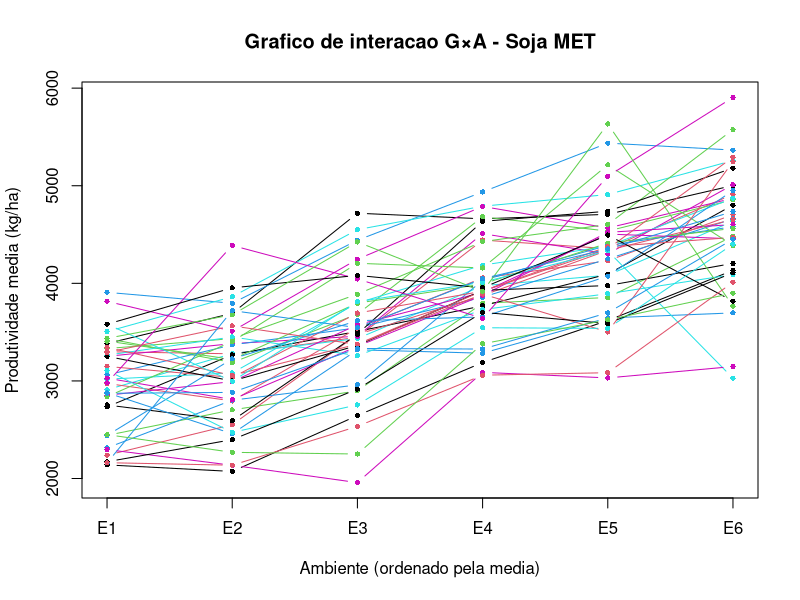

Source code (R):
# =============================================================================
# GMP0164 - Biometria da Interacao Genotipos x Ambientes
# Aula 2: ANOVA Conjunta e Componentes de Variancia em G×A
# Dados: soy_MET.txt - 40 genotipos x 6 ambientes x 3 blocos (DBC)
#
# Modelo assumido (Cruz, Regazzi e Carneiro, 2012 - caso c):
#   Ambientes (A)                          : FIXOS
#   Genotipos (G), G×A, Blocos e Erro      : ALEATORIOS
#
# E(QM) sob esse modelo:
#   E(QM_Erro)   = s2
#   E(QM_GxA)    = s2 + K*l*s2_ga     onde l = J/(J-1)
#   E(QM_G)      = s2 + J*K*s2_g      [s2_ga NAO aparece aqui]
#   E(QM_B(A))   = s2 + I*s2_ba
#   E(QM_A)      = s2 + K*l*s2_ga + I*s2_ba + I*K*phi_a
#
# Testes F corretos:
#   F(G)   = QM_G   / QM_E      [denominador = QM_E, nao QM_GxA]
#   F(GxA) = QM_GxA / QM_E
#   F(A)   = QM_A   / QM_B(A)
# =============================================================================

dat <- read.table("soy_MET.txt", header = TRUE, sep = "\t") #mude o seu diretorio aqui.
dat$gen   <- factor(dat$gen)
dat$env   <- factor(dat$env)
dat$block <- factor(dat$block)

str(dat)
summary(dat)

# =============================================================================
# 1. TABELA DE MEDIAS E GRAFICO DE INTERACAO
# =============================================================================

# Matriz de medias genotipo x ambiente (media sobre os K blocos)
means_ge <- tapply(dat$y, list(dat$gen, dat$env), mean)

# Medias marginais por ambiente (ordenadas crescentemente)
cat("Medias por ambiente (kg/ha):\n")
print(round(sort(colMeans(means_ge)), 1))

# Top 10 genotipos pela media geral sobre todos os ambientes
cat("\nTop 10 genotipos pela media geral (kg/ha):\n")
geno_means <- sort(rowMeans(means_ge), decreasing = TRUE)
print(round(head(geno_means, 10), 1))

# Grafico de interacao: cada linha = um genotipo
# Ambientes ordenados pela media para facilitar leitura visual
# Linhas paralelas  -> interacao simples  (magnitude muda, ranking preservado)
# Cruzamento        -> interacao complexa (mudanca de ranking entre ambientes)
env_order <- order(colMeans(means_ge))

matplot(
  x    = seq_len(ncol(means_ge)),
  y    = t(means_ge[, env_order]),
  type = "b", pch = 16, lty = 1, cex = 0.7,
  xaxt = "n",
  xlab = "Ambiente (ordenado pela media)",
  ylab = "Produtividade media (kg/ha)",
  main = "Grafico de interacao G×A - Soja MET"
)
axis(1, at = seq_len(ncol(means_ge)),
     labels = colnames(means_ge)[env_order])

# =============================================================================
# 2. ANOVA CONJUNTA (DBC, ambientes fixos)
# =============================================================================

# O aov() calcula SQ corretamente para dados balanceados.
# Porem, seus testes F internos assumem modelo fixo.
# Os testes F corretos para o modelo misto (A fixo) sao calculados manualmente.

fit <- aov(y ~ env + env:block + gen + gen:env, data = dat)
tab <- anova(fit)

# Dimensoes do experimento
I <- nlevels(dat$gen)    # numero de genotipos
J <- nlevels(dat$env)    # numero de ambientes
K <- nlevels(dat$block)  # numero de blocos por ambiente
l <- J / (J - 1)         # coeficiente lambda (Cruz et al., 2012)

cat("\nGraus de liberdade:\n")
cat("  Ambiente       :", J - 1, "\n")
cat("  Bloco(Ambiente):", J * (K - 1), "\n")
cat("  Genotipo       :", I - 1, "\n")
cat("  G×A            :", (I - 1) * (J - 1), "\n")
cat("  Erro           :", J * (I - 1) * (K - 1), "\n")
cat("  Total          :", I * J * K - 1, "\n")

# Extrair quadrados medios
MS     <- setNames(tab[, "Mean Sq"], rownames(tab))
QM_E   <- as.numeric(MS["Residuals"])
QM_GxA <- as.numeric(MS["env:gen"])
QM_G   <- as.numeric(MS["gen"])
QM_BA  <- as.numeric(MS["env:block"])
QM_A   <- as.numeric(MS["env"])

# Graus de liberdade para os testes F
df_G   <- I - 1
df_GxA <- (I - 1) * (J - 1)
df_E   <- J * (I - 1) * (K - 1)
df_BA  <- J * (K - 1)
df_A   <- J - 1

# Estatisticas F e p-valores
F_G   <- QM_G   / QM_E
F_GxA <- QM_GxA / QM_E
F_A   <- QM_A   / QM_BA

p_G   <- pf(F_G,   df_G,   df_E,  lower.tail = FALSE)
p_GxA <- pf(F_GxA, df_GxA, df_E,  lower.tail = FALSE)
p_A   <- pf(F_A,   df_A,   df_BA, lower.tail = FALSE)

# Funcao auxiliar para formatar p-valores
fmt_p <- function(p) ifelse(p < 0.0001, "< 0.0001", sprintf("%.4f", p))

cat("\n--- ANOVA conjunta (modelo misto: A fixo) ---\n")
cat(sprintf("  %-15s | %4s | %12s | %8s | %s\n",
            "Fonte", "GL", "QM", "F", "p"))
cat(sprintf("  %-15s | %4d | %12.1f | %8.3f | %s\n",
            "Ambiente",  df_A,   QM_A,   F_A,   fmt_p(p_A)))
cat(sprintf("  %-15s | %4d | %12.1f | %8s | %s\n",
            "Bloco(Amb)", df_BA, QM_BA,  "---", "---"))
cat(sprintf("  %-15s | %4d | %12.1f | %8.3f | %s\n",
            "Genotipo",  df_G,   QM_G,   F_G,   fmt_p(p_G)))
cat(sprintf("  %-15s | %4d | %12.1f | %8.3f | %s\n",
            "G×A",       df_GxA, QM_GxA, F_GxA, fmt_p(p_GxA)))
cat(sprintf("  %-15s | %4d | %12.1f | %8s | %s\n",
            "Erro",      df_E,   QM_E,   "---", "---"))

# =============================================================================
# 3. COMPONENTES DE VARIANCIA (modelo misto, A fixo)
#    Metodo dos momentos - Cruz, Regazzi e Carneiro (2012), caso c
# =============================================================================

# Estimadores:
#   s2    = QM_E
#   s2_ga = (QM_GxA - QM_E) * (J-1) / (K*J)    [denominador = K*l = K*J/(J-1)]
#   s2_g  = (QM_G   - QM_E) / (J*K)             [sem s2_ga no numerador]
#   s2_ba = (QM_BA  - QM_E) / I

s2    <- QM_E
s2_ga <- (QM_GxA - QM_E) * (J - 1) / (K * J)
s2_g  <- (QM_G   - QM_E) / (J * K)
s2_ba <- (QM_BA  - QM_E) / I

vc <- c(s2_g = s2_g, s2_ga = s2_ga, s2_ba = s2_ba, s2 = s2)

cat("\nComponentes de variancia (metodo dos momentos, A fixo):\n")
print(round(vc, 1))

# Proporcoes relativas
# Valores negativos (possivel em amostras finitas) sao truncados em zero
# apenas para o calculo das proporcoes; os valores brutos sao mantidos acima.
vc_pos <- pmax(vc, 0)
sP2    <- sum(vc_pos)

cat("\nProporcao relativa (%):\n")
print(round(100 * vc_pos / sP2, 1))

# Comparacao didatica: efeito do modelo sobre s2_ga
# Sob ambientes fixos, denominador = K*l > K => s2_ga estimada e MENOR
# pois parte da variacao de G×A e absorvida pelos efeitos fixos de ambiente
cat(sprintf(
  "\nComparacao s2_ga: A fixo = %.1f | A aleatorio = %.1f\n",
  (QM_GxA - QM_E) * (J - 1) / (K * J),   # modelo misto (correto aqui)
  (QM_GxA - QM_E) / K                      # modelo totalmente aleatorio
))

# =============================================================================
# 4. CORRELACAO GENETICA HOMOGENEA ENTRE AMBIENTES
# =============================================================================

# Sob o modelo aleatorio independente:
#   u_ij = g_i + (ga)_ij  (valor genetico especifico do ambiente j)
#   Var(u_ij)          = s2_g + s2_ga
#   Cov(u_ij, u_ij')   = s2_g        (j != j')
#
# => rg = s2_g / (s2_g + s2_ga)
#
# rg -> 1: ranking estavel entre ambientes -> adaptacao ampla viavel
# rg -> 0: ranking instavel               -> recomendacao regionalizada necessaria

rg <- vc_pos["s2_g"] / (vc_pos["s2_g"] + vc_pos["s2_ga"])

cat("\nCorrelacao genetica homogenea entre ambientes (rg):", round(rg, 3), "\n")
cat("Razao s2_ga / s2_g (indice de complexidade G×A)  :",
    round(vc_pos["s2_ga"] / vc_pos["s2_g"], 3), "\n")

# =============================================================================
# 5. CORRELACOES PAR A PAR ENTRE AMBIENTES
# =============================================================================

# r_jj' = correlacao de Pearson entre medias dos genotipos em j e j'
# Essa correlacao e usada diretamente na decomposicao S + C (Secao 6)
# e permite identificar pares de ambientes concordantes ou discordantes
# quanto ao ranking de genotipos.

r_pairwise <- cor(means_ge, method = "pearson")

cat("\nMatriz de correlacoes de Pearson entre ambientes:\n")
print(round(r_pairwise, 3))

# =============================================================================
# 6. DECOMPOSICAO DA G×A EM PARTES SIMPLES (S) E COMPLEXA (C)
#    Robertson (1959); Cruz e Castoldi (1991)
#
# Para cada par de ambientes (j, j'):
#   QMGxA_jj' = S + C
#   S  = (1/2) * (sqrt(Q1) - sqrt(Q2))^2
#   C  = sqrt[(1 - r)^3 * Q1 * Q2]       <- Cruz e Castoldi (1991)
#
# onde:
#   Q_j = QM entre genotipos na ANOVA individual do ambiente j
#   r   = correlacao de Pearson entre medias dos genotipos em j e j'
#
# S reflete diferenca de magnitude (ranking preservado)
# C reflete mudanca de ranking (%C > 100% indica r < 0)
# =============================================================================

# 6a. QM entre genotipos por ambiente (ANOVA individual)
Q      <- numeric(J)
names(Q) <- colnames(means_ge)

for (j in colnames(means_ge)) {
  dj    <- dat[dat$env == j, ]
  fit_j <- aov(y ~ block + gen, data = dj)
  Q[j]  <- anova(fit_j)["gen", "Mean Sq"]
}

cat("\nQM entre genotipos por ambiente (Q_j):\n")
print(round(Q, 1))

# 6b. Matrizes S, C e %C para todos os pares de ambientes
envs      <- colnames(means_ge)
mat_S     <- matrix(NA, J, J, dimnames = list(envs, envs))
mat_C     <- matrix(NA, J, J, dimnames = list(envs, envs))
mat_pC    <- matrix(NA, J, J, dimnames = list(envs, envs))
mat_QMGxA <- matrix(NA, J, J, dimnames = list(envs, envs))

for (j1 in 1:(J - 1)) {
  for (j2 in (j1 + 1):J) {
    e1 <- envs[j1];  e2 <- envs[j2]
    Q1 <- Q[e1];     Q2 <- Q[e2]
    r  <- r_pairwise[e1, e2]

    S         <- 0.5 * (sqrt(Q1) - sqrt(Q2))^2
    C         <- sqrt((1 - r)^3 * Q1 * Q2)
    QMGxA_par <- S + C

    mat_S[e1, e2]     <- S
    mat_C[e1, e2]     <- C
    mat_pC[e1, e2]    <- 100 * C / QMGxA_par
    mat_QMGxA[e1, e2] <- QMGxA_par
  }
}

cat("\nQM da G×A por par de ambientes (S + C):\n")
print(round(mat_QMGxA, 1))

cat("\nParte simples (S):\n")
print(round(mat_S, 1))

cat("\nParte complexa (C) - Cruz e Castoldi (1991):\n")
print(round(mat_C, 1))

cat("\n%C (proporcao complexa):\n")
print(round(mat_pC, 1))
cat("Nota: %C > 100% indica correlacao negativa entre os dois ambientes.\n")

# =============================================================================
# 7. ESTRATIFICACAO DE AMBIENTES - TESTES F PAR A PAR
#
# Para cada par (j, j'), testa se a G×A entre esses dois ambientes
# e significativa (Cruz et al., 2012):
#
#   theta_jj' = (1/2)*[sum_i(yb_ij - yb_ij')^2 - (T_j - T_j')^2 / I]
#   F_jj'     = [theta_jj' / (I-1)] / (QM_E / K)
#   GL        = (I-1) e J*(I-1)*(K-1)
#
# Pares nao significativos -> G×A nao detectada -> candidatos ao mesmo
# grupo de recomendacao (estratificacao ambiental; detalhado na Aula 12).
# =============================================================================

mat_F <- matrix(NA, J, J, dimnames = list(envs, envs))
mat_p <- matrix(NA, J, J, dimnames = list(envs, envs))

for (j1 in 1:(J - 1)) {
  for (j2 in (j1 + 1):J) {
    e1 <- envs[j1];  e2 <- envs[j2]
    y1 <- means_ge[, e1]
    y2 <- means_ge[, e2]
    T1 <- sum(y1);   T2 <- sum(y2)

    theta  <- 0.5 * (sum((y1 - y2)^2) - (T1 - T2)^2 / I)
    QM_par <- theta / (I - 1)
    F_par  <- QM_par / (QM_E / K)
    p_par  <- pf(F_par, I - 1, df_E, lower.tail = FALSE)

    mat_F[e1, e2] <- F_par
    mat_p[e1, e2] <- p_par
  }
}

cat("\nTeste F par a par entre ambientes:\n")
print(round(mat_F, 3))

cat("\nValores-p (teste F par a par):\n")
# Formatar p-valores: exibir "< 0.0001" quando muito pequeno
mat_p_fmt <- matrix(
  ifelse(is.na(mat_p), "---",
         ifelse(mat_p < 0.0001, "< 0.0001", sprintf("%.4f", mat_p))),
  nrow = J, dimnames = list(envs, envs)
)
print(mat_p_fmt, quote = FALSE)

cat("\nPares com G×A nao significativa (p > 0.05):\n")
nenhum <- TRUE
for (j1 in 1:(J - 1)) {
  for (j2 in (j1 + 1):J) {
    e1 <- envs[j1];  e2 <- envs[j2]
    if (!is.na(mat_p[e1, e2]) && mat_p[e1, e2] > 0.05) {
      cat(sprintf("  %s x %s : F = %.3f, p = %s\n",
                  e1, e2, mat_F[e1, e2], fmt_p(mat_p[e1, e2])))
      nenhum <- FALSE
    }
  }
}
if (nenhum) cat("  Nenhum par nao significativo encontrado (p > 0.05).\n")

# =============================================================================
# 8. HERDABILIDADE E IMPLICACOES NOS GANHOS DE SELECAO
#
# Herdabilidade para a media na rede MET (J ambientes, K blocos):
#   h2_MET = s2_g / (s2_g + s2_ga/J + s2/(J*K))
#
# Herdabilidade para a media em ambiente unico j (K blocos):
#   h2_j = (s2_g + s2_ga) / (s2_g + s2_ga + s2/K)
#
# ATENCAO: h2_MET e h2_j medem coisas distintas.
#   h2_MET mede a precisao da media sobre a rede -> base para DG_MET
#   h2_j   mede a precisao no ambiente j         -> base para DG_j e RC
#
# Ganho de selecao direto na rede (ganho genetico geral):
#   DG_MET = i * h_MET * sqrt(s2_g)         [unidade: kg/ha]
#
# Ganho de selecao em ambiente unico j (ganho no proprio ambiente):
#   DG_j   = i * h_j * sqrt(s2_g + s2_ga)   [unidade: kg/ha]
#
# DG_MET e DG_j NAO sao diretamente comparaveis:
#   DG_MET = ganho esperado em s2_g (parte estavel entre ambientes)
#   DG_j   = ganho esperado em s2_g + s2_ga (inclui parte especifica do ambiente)
#   DG_j > DG_MET nao significa que selecionar em 1 ambiente e melhor;
#   significa que o ganho e maior naquele ambiente especifico, mas pode
#   nao se repetir em outros ambientes.
#
# Resposta correlacionada (selecao em j, ganho esperado em j'):
#   RC(j'|j) = i * rg * h_j * sqrt(s2_g + s2_ga)
#
# Eficiencia relativa da selecao indireta vs. direta em j'
# (assumindo ambientes com mesma precisao, h_j = h_j'):
#   ER(j->j') = rg
#   ER < 1 sempre que rg < 1: selecionar em 1 ambiente e menos eficiente
#   para ganho em outro ambiente do que selecionar diretamente nele.
# =============================================================================

s2_g_pos  <- vc_pos["s2_g"]
s2_ga_pos <- vc_pos["s2_ga"]
s2_pos    <- vc_pos["s2"]

# Herdabilidades
h2_MET <- s2_g_pos / (s2_g_pos + s2_ga_pos / J + s2_pos / (J * K))
h2_j   <- (s2_g_pos + s2_ga_pos) / (s2_g_pos + s2_ga_pos + s2_pos / K)
h_MET  <- sqrt(h2_MET)
h_j    <- sqrt(h2_j)

cat("\n--- Herdabilidade ---\n")
cat(sprintf("  h2 na rede MET (J=%d ambientes, K=%d blocos) : %.3f\n", J, K, h2_MET))
cat(sprintf("  h2 em ambiente unico (K=%d blocos)           : %.3f\n", K, h2_j))
cat("  Nota: h2_MET e h2_j medem precisoes distintas (ver comentario acima).\n")

# Ganhos de selecao (i = 1 unidade padrao, para fins didaticos)
i_sel  <- 1
DG_MET <- i_sel * h_MET * sqrt(s2_g_pos)
DG_j   <- i_sel * h_j   * sqrt(s2_g_pos + s2_ga_pos)

cat("\n--- Ganho de selecao (i = 1 unidade padrao) ---\n")
cat(sprintf("  DG_MET: ganho genetico geral (rede)     = %.1f kg/ha\n", DG_MET))
cat(sprintf("  DG_j  : ganho no ambiente j             = %.1f kg/ha\n", DG_j))
cat("  DG_j > DG_MET reflete a inclusao de s2_ga em DG_j,\n")
cat("  nao que selecionar em 1 ambiente seja mais eficiente para a rede.\n")

# Resposta correlacionada
RC <- i_sel * rg * h_j * sqrt(s2_g_pos + s2_ga_pos)

cat("\n--- Resposta correlacionada (selecao em j, ganho em j') ---\n")
cat(sprintf("  RC(j'|j) = rg * h_j * sqrt(s2_g + s2_ga) = %.1f kg/ha\n", RC))

# Eficiencia relativa (h_j = h_j' assumido)
ER <- as.numeric(rg)
cat(sprintf("  ER(j->j') = rg = %.3f\n", ER))
cat(sprintf("  Interpretacao: para cada 1 kg/ha de ganho direto em j',\n"))
cat(sprintf("  a selecao indireta via j rende apenas %.3f kg/ha.\n", ER))
cat("  Quanto menor rg, menos eficiente e a selecao em ambiente unico\n")
cat("  para ganhos consistentes em toda a rede.\n")

# =============================================================================
# 9. RESUMO FINAL
# =============================================================================

cat("\n=============================================================\n")
cat("RESUMO FINAL\n")
cat("=============================================================\n")
cat(sprintf("Genotipos (I): %d | Ambientes (J): %d | Blocos (K): %d\n", I, J, K))
cat(sprintf("Teste F para G×A : F = %.2f, p = %s\n", F_GxA, fmt_p(p_GxA)))
cat(sprintf("Teste F para G   : F = %.2f, p = %s\n", F_G,   fmt_p(p_G)))
cat(sprintf("Componentes      : s2_g = %.1f | s2_ga = %.1f | s2 = %.1f\n",
            vc["s2_g"], vc["s2_ga"], vc["s2"]))
cat(sprintf("Correlacao genetica homogenea : rg     = %.3f\n", rg))
cat(sprintf("Herdabilidade na rede         : h2_MET = %.3f\n", h2_MET))
cat(sprintf("Herdabilidade por ambiente    : h2_j   = %.3f\n", h2_j))
cat(sprintf("Ganho genetico geral (i=1)    : DG_MET = %.1f kg/ha\n", DG_MET))
cat(sprintf("Resposta correlacionada (i=1) : RC     = %.1f kg/ha\n", RC))
cat("=============================================================\n")





# =============================================================================
# NOTA 1 - h2_MET vs h2_j
# Neste conjunto de dados, h2_MET (0.894) e h2_j (0.895) sao numericamente
# quase identicos. Isso ocorre por coincidencia dos valores estimados:
# s2_ga/J e s2/(J*K) sao aproximadamente iguais neste dataset, fazendo os
# denominadores das duas expressoes convergirem. Isso NAO significa que as
# formulas sao equivalentes. Em geral, h2_MET < h2_j, pois a media na rede
# diluiu s2_ga pelo fator J. Nao generalize esse resultado para outros datasets.
# =============================================================================

# =============================================================================
# NOTA 2 - %C elevado em todos os pares (87-100%)
# A decomposicao S + C revelou que a G×A nessa rede e predominantemente
# complexa em praticamente todos os pares de ambientes. Isso e coerente com
# rg = 0.654 (moderado) e com todos os testes F par a par sendo significativos.
# Do ponto de vista do melhoramento, isso indica que o ranking dos genotipos
# muda substancialmente entre os ambientes do Cerrado avaliados, tornando
# a recomendacao unica (adaptacao ampla) uma estrategia de risco. A
# regionalizacao da recomendacao e, portanto, justificada por esses dados.
# =============================================================================
